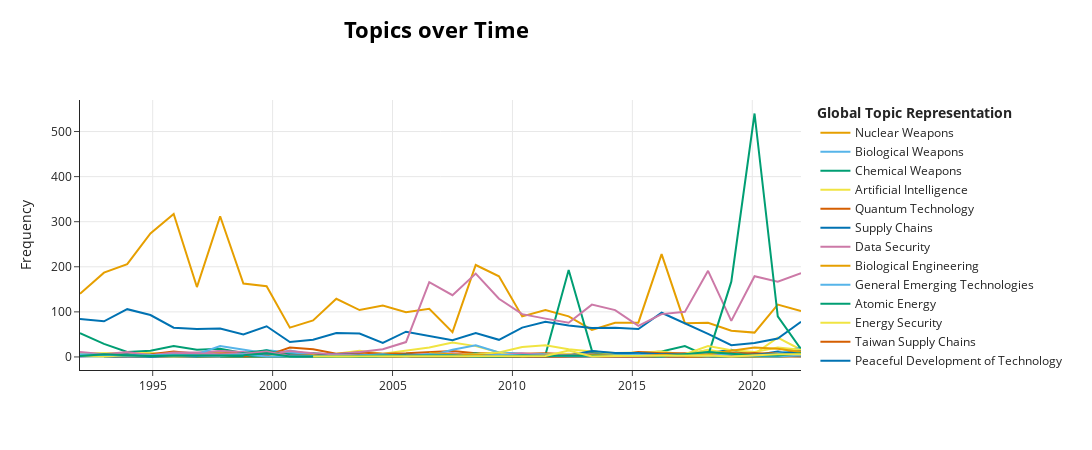

Notebook code cell kept with this figure:
### Code cell
# Using a cyclic color palette
topic_vis_over_time = topic_model.visualize_topics_over_time(
    topics_over_time=topics_over_time_zeroshot, 
    custom_labels=True
)

topic_vis_over_time
